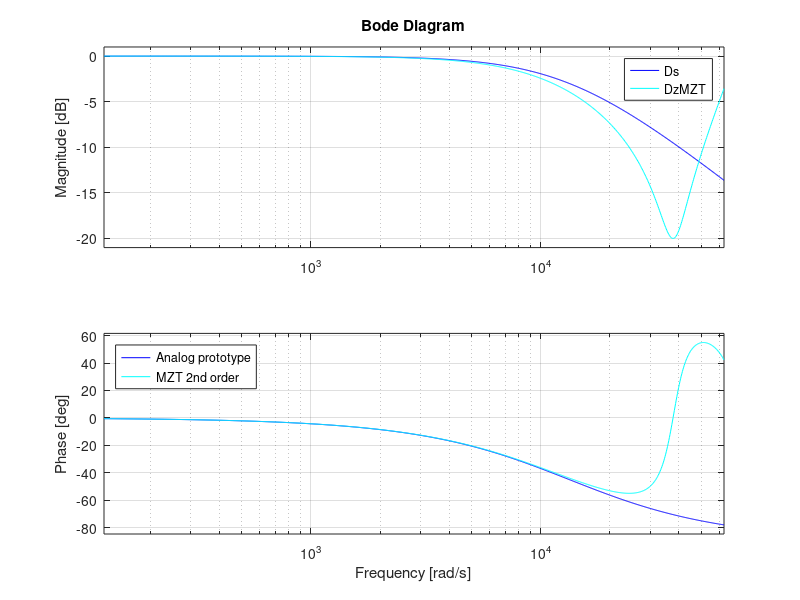

MATLAB code for this plot:
% see: dsp.stackexchange.com/questions/34605/biquad-cookbook-formula-for-broadcast-fm-de-emphasis
%
% pkg load signal
clear all;
clc;

%fs = 44100;
fs = 12000;
%fs = 20250;
samplingtime = 1/fs;
tau = 75;  % us
%tau = 50;  % us
%tau = 500;  % us
tau = tau/1000000;

% analog prototype
A2 = [1];
B2 = [tau 1];
%Ds = tf(B2, A2); % swap between A2 and B2 to select pre- or de-emphasis
Ds = tf(A2, B2); % swap between A2 and B2 to select pre- or de-emphasis
Ds = Ds/dcgain(Ds);

% MZT
T1 = tau;
z1 = -exp(-1.0/(fs*T1));
p1 = 1+z1;

a0 = 1.0;
a1 = p1;
a2 = 0;

b0 = 1.0;
b1 = z1;
b2 = 0;

% swap between a1, b1 to select pre- or de-emphasis

%Bmzt = [b0 a1 b2]
%Amzt = [a0 b1 a2]
Bmzt = [b0 b1 b2]
Amzt = [a0 a1 a2]

% tf(<numer>, <denom>)
% tf([A B C], [X Y Z]) => y1(s): (As^2 + Bs + C) / (Xs^2 + Ys + Z)
DzMZT = tf(Amzt, Bmzt, samplingtime);
DzMZT = DzMZT/dcgain(DzMZT);

%% Plot
wmin = 2 * pi * 20.0; % 20Hz
%wmax = 2 * pi * ((fs/2.0) - (fs/2 - 20000));    % 20kHz
wmax = 2 * pi * ((fs/2.0) - (fs/2 - 10000));    % 10kHz

figure(1);
bode(Ds, 'b', DzMZT, 'c', {wmin, wmax});
legend('Analog prototype', 'MZT 2nd order','location', 'northwest');
grid on;
